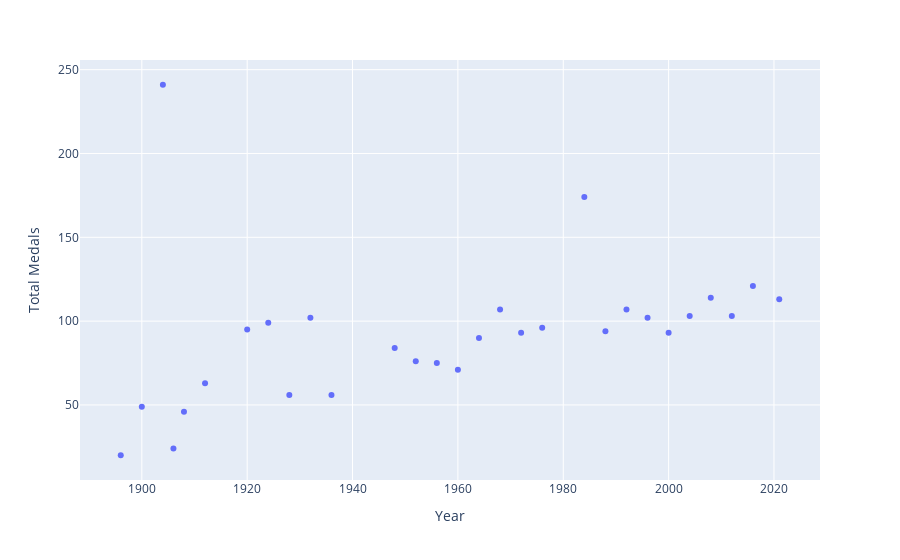

Notebook code for this chart:
### Markdown cell above
### A historical analysis ...

### Code cell
# line chart showing the progression of the United States - its total medals over the years.
fig = px.scatter(medals[medals['Country'] == 'Etats Unis'].groupby('Year')['Total'].sum(),
              x=medals[medals['Country'] == 'Etats Unis'].groupby('Year')['Total'].sum().index,
              y=medals[medals['Country'] == 'Etats Unis'].groupby('Year')['Total'].sum().values,
              labels={'x': 'Year', 'y': 'Total Medals'})
fig.show()

### Figure 1 — Plotly figure (JSON) as saved in the notebook; plotly's stock layout.template omitted (floating-point values rounded to 4 significant figures)
{"data": [{"hovertemplate": "Year=%{x}<br>Total Medals=%{y}<extra></extra>", "legendgroup": "", "marker": {"color": "#636efa", "symbol": "circle"}, "mode": "markers", "name": "", "orientation": "v", "showlegend": false, "type": "scatter", "x": [1896, 1900, 1904, 1906, 1908, 1912, 1920, 1924, 1928, 1932, 1936, 1948, 1952, 1956, 1960, 1964, 1968, 1972, 1976, 1984, 1988, 1992, 1996, 2000, 2004, 2008, 2012, 2016, 2021], "xaxis": "x", "y": [20, 49, 241, 24, 46, 63, 95, 99, 56, 102, 56, 84, 76, 75, 71, 90, 107, 93, 96, 174, 94, 107, 102, 93, 103, 114, 103, 121, 113], "yaxis": "y"}], "layout": {"legend": {"tracegroupgap": 0}, "margin": {"t": 60}, "xaxis": {"anchor": "y", "domain": [0, 1], "title": {"text": "Year"}}, "yaxis": {"anchor": "x", "domain": [0, 1], "title": {"text": "Total Medals"}}}}
